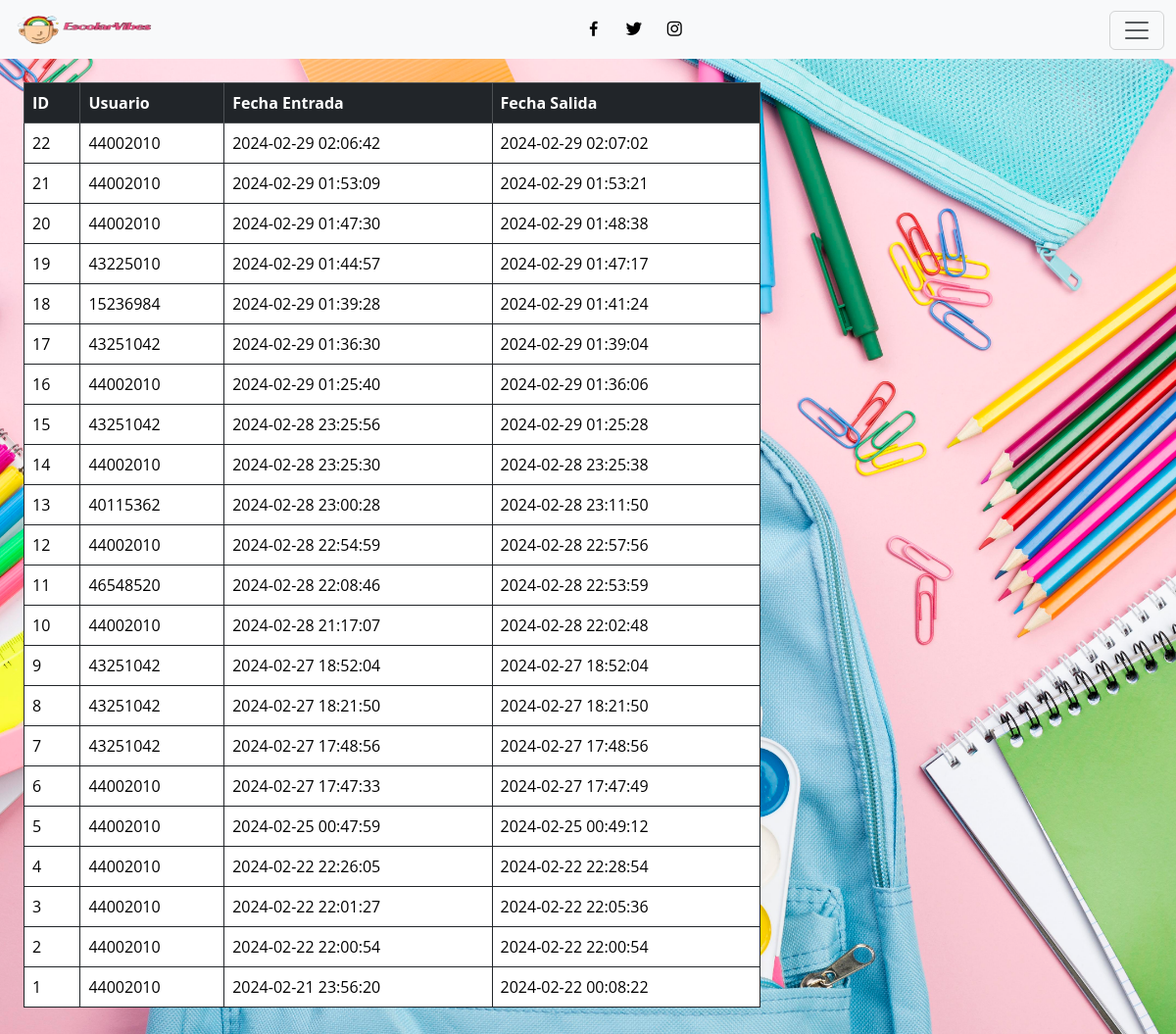
The app's page /vista/registro_login.php with its own data.
### tables this page shows
CREATE TABLE `registro` (
  `id` int(11) NOT NULL,
  `id_usuario` int(11) NOT NULL,
  `fecha_entrada` timestamp NULL DEFAULT current_timestamp() ON UPDATE current_timestamp(),
  `fecha_salida` timestamp NULL DEFAULT current_timestamp() ON UPDATE current_timestamp()
);

### vista/registro_login.php (the view, shortened to what this page needs)
<!DOCTYPE html>
<html lang="en">
<head>
    <link rel="stylesheet" href="../css/estilos2.css">
    <link href='https://unpkg.com/boxicons@2.1.4/css/boxicons.min.css' rel='stylesheet'>
    <link href="https://cdn.jsdelivr.net/npm/bootstrap@5.3.2/dist/css/bootstrap.min.css" rel="stylesheet">
</head>
<body style="margin-top: 60px;">
    <nav class="navbar bg-body-tertiary fixed-top">
            <div class="container-fluid">
                <a class="navbar-brand" href="#">
                <img src="../css/Logoo.png" alt="" width="150" height="35">
                </a>
                <div class="social-links">
                    <a href="#" class="navbar-brand">
                        <i class='bx bxl-facebook' ></i>
                    </a>
                    <a href="#" class="navbar-brand">
                        <i class='bx bxl-twitter' ></i>
                    </a>
                        <a href="#" class="navbar-brand">
                            <i class='bx bxl-instagram' ></i>
                        </a>
            </div>
                <button class="navbar-toggler" type="button" data-bs-toggle="offcanvas" data-bs-target="#offcanvasNavbar" aria-controls="offcanvasNavbar" aria-label="Toggle navigation">
                <span class="navbar-toggler-icon"></span>
                </button>
            </div>
        </nav>
          <div class="col-8 p-4">
            <table class="table table-bordered border-dark table-hover">
                <thead class="table-dark">
                  <tr>
                    <th scope="col">ID</th>
                    <th scope="col">Usuario</th>
                    <th scope="col">Fecha Entrada</th>
                    <th scope="col">Fecha Salida</th>
                  </tr>
                </thead>
                <tbody>
                    <?php
                    $conexion = conexion();
                    $sql=$conexion->query("SELECT * FROM registro ORDER BY id DESC");
                    while($datos=$sql->fetch_object()){?>
                          <tr>
                              <td><?= $datos->id ?></td>
                              <td><?= $datos->id_usuario ?></td>
                              <td><?= $datos->fecha_entrada ?></td>
                              <td><?= $datos->fecha_salida ?></td>
                          </tr>
                     <?php }
                     ?>
                </tbody>
              </table>
          </div>
</body>
</html>

### css/estilos2.css (style rules this page uses)
* { margin: 0; padding: 0; box-sizing: border-box; text-decoration: none; font-family: "Open sans", sans-serif; }
body { min-height: 100vh; background: url('fondologin2.jpg') no-repeat; background-size: cover; background-position: center; background-attachment: fixed; }
.navbar { height: 60px; }
.navbar-brand { font-size: 10px; }

### records on screen
registro: id "22", id_usuario "44002010", fecha_entrada "2024-02-29 02:06:42", fecha_salida "2024-02-29 02:07:02"
registro: id "21", id_usuario "44002010", fecha_entrada "2024-02-29 01:53:09", fecha_salida "2024-02-29 01:53:21"
registro: id "20", id_usuario "44002010", fecha_entrada "2024-02-29 01:47:30", fecha_salida "2024-02-29 01:48:38"
registro: id "19", id_usuario "43225010", fecha_entrada "2024-02-29 01:44:57", fecha_salida "2024-02-29 01:47:17"
registro: id "18", id_usuario "15236984", fecha_entrada "2024-02-29 01:39:28", fecha_salida "2024-02-29 01:41:24"
registro: id "17", id_usuario "43251042", fecha_entrada "2024-02-29 01:36:30", fecha_salida "2024-02-29 01:39:04"
registro: id "16", id_usuario "44002010", fecha_entrada "2024-02-29 01:25:40", fecha_salida "2024-02-29 01:36:06"
registro: id "15", id_usuario "43251042", fecha_entrada "2024-02-28 23:25:56", fecha_salida "2024-02-29 01:25:28"
registro: id "14", id_usuario "44002010", fecha_entrada "2024-02-28 23:25:30", fecha_salida "2024-02-28 23:25:38"
registro: id "13", id_usuario "40115362", fecha_entrada "2024-02-28 23:00:28", fecha_salida "2024-02-28 23:11:50"
registro: id "12", id_usuario "44002010", fecha_entrada "2024-02-28 22:54:59", fecha_salida "2024-02-28 22:57:56"
registro: id "11", id_usuario "46548520", fecha_entrada "2024-02-28 22:08:46", fecha_salida "2024-02-28 22:53:59"
registro: id "10", id_usuario "44002010", fecha_entrada "2024-02-28 21:17:07", fecha_salida "2024-02-28 22:02:48"
registro: id "9", id_usuario "43251042", fecha_entrada "2024-02-27 18:52:04", fecha_salida "2024-02-27 18:52:04"
registro: id "8", id_usuario "43251042", fecha_entrada "2024-02-27 18:21:50", fecha_salida "2024-02-27 18:21:50"
registro: id "7", id_usuario "43251042", fecha_entrada "2024-02-27 17:48:56", fecha_salida "2024-02-27 17:48:56"
registro: id "6", id_usuario "44002010", fecha_entrada "2024-02-27 17:47:33", fecha_salida "2024-02-27 17:47:49"
registro: id "5", id_usuario "44002010", fecha_entrada "2024-02-25 00:47:59", fecha_salida "2024-02-25 00:49:12"
registro: id "4", id_usuario "44002010", fecha_entrada "2024-02-22 22:26:05", fecha_salida "2024-02-22 22:28:54"
registro: id "3", id_usuario "44002010", fecha_entrada "2024-02-22 22:01:27", fecha_salida "2024-02-22 22:05:36"
registro: id "2", id_usuario "44002010", fecha_entrada "2024-02-22 22:00:54", fecha_salida "2024-02-22 22:00:54"
registro: id "1", id_usuario "44002010", fecha_entrada "2024-02-21 23:56:20", fecha_salida "2024-02-22 00:08:22"
